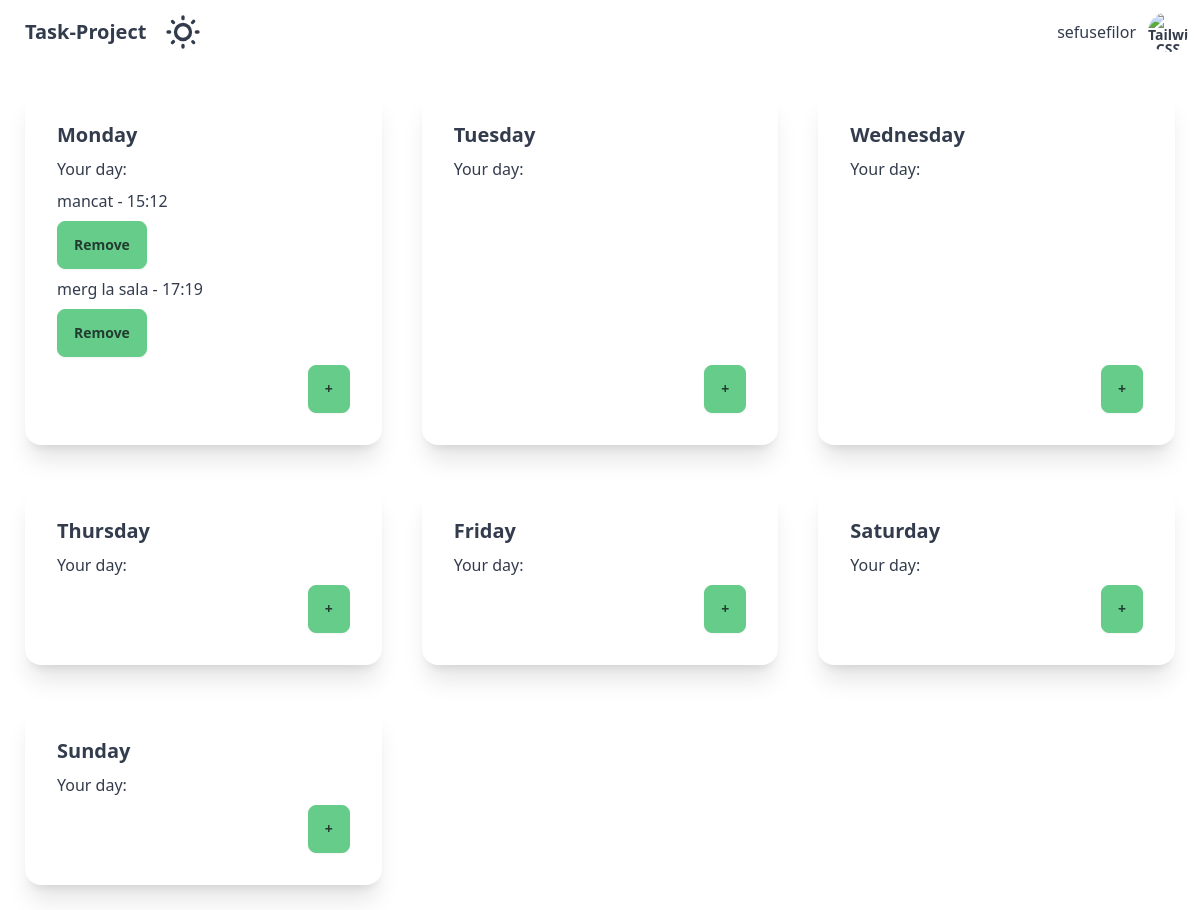
Screenshot of / (signed in) with the database file from the repository.
### tables this page shows
CREATE TABLE "PROGRAM" (
	"activities"	TEXT,
	"time"	INTEGER,
	"day"	INTEGER,
	"id"	INTEGER COLLATE UTF16CI,
	"user_id"	INTEGER,
	PRIMARY KEY("id"),
	FOREIGN KEY("user_id") REFERENCES "DETAILS"("id")
);

### app.py (the view)
@app.route('/')
def index():
    if 'user_id' in session and 'usernm' in session:
        user_id = session['user_id']
        username = session['usernm']
        conn = get_db_connection()
        cursor = conn.cursor()
        cursor.execute('SELECT * FROM PROGRAM WHERE user_id = ?', (user_id,))
        user_programs = cursor.fetchall()
        conn.close()
        return render_template('index.html', username=username, user_programs=user_programs)
    else:
        return redirect(url_for('login'))

### app.py (called while the page is built)
def get_db_connection():
    conn = sqlite3.connect('database.db')
    conn.row_factory = sqlite3.Row
    return conn

### templates/index.html (shortened to what this page needs)
<!DOCTYPE html>
<html data-theme="emerald">
<head>
    <link href="https://cdn.jsdelivr.net/npm/daisyui@4.7.3/dist/full.min.css" rel="stylesheet" type="text/css" />
    <script src="https://cdn.tailwindcss.com"></script>
</head>
<body class="w-full h-full">
    <div class="navbar bg-base-100">
        <div class="flex-1">
          <a class="btn btn-ghost text-xl">Task-Project</a>
          <label class="swap swap-rotate">
            <input type="checkbox" class="theme-controller" value="dim" />
          </label>
        </div>
        <div class="flex-none gap-2">
          <div class="form-control">
           <p>{{username}}</p>
          </div>
          <div class="dropdown dropdown-end">
            <div tabindex="0" role="button" class="btn btn-ghost btn-circle avatar">
              <div class="w-10 rounded-full">
                <img alt="Tailwind CSS Navbar component" src="https://static.vecteezy.com/system/resources/thumbnails/005/545/335/small/user-sign-icon-person-symbol-human-avatar-isolated-on-white-backogrund-vector.jpg" />
              </div>
            </div>
          </div>
        </div>
      </div>
<div class="grid-container">
{% for day in ['Monday', 'Tuesday', 'Wednesday', 'Thursday', 'Friday', 'Saturday', 'Sunday'] %}
<div class="card bg-base-100 shadow-xl">
    <div class="card-body">
        <h2 class="card-title">{{ day }}</h2>
        <p>Your day:</p>
        {% for program in user_programs %}
            {% if program['day'] == day %}
                <p>{{ program['activities'] }} - {{ program['time'] }}</p>
                <form action="{{ url_for('delete_activity') }}" method="post">
                    <button type="submit" class="btn btn-primary">Remove</button>
                </form>
            {% endif %}
        {% endfor %}
        <div class="card-actions justify-end">
            <button class="btn btn-primary" onclick="openPopup('popup{{ loop.index }}')">+</button>
        </div>
    </div>
</div>
    {% endfor %}
</div>
</body>
</html>

### templates/index.html (style rules this page uses)
.grid-container { display: grid; grid-template-columns: repeat(auto-fill, minmax(350px, 1fr)); grid-gap: 40px; padding: 25px; }
body { display: flex; flex-direction: column; min-height: 100vh; }
.grid-container { flex: 1; }

### rows the page displays
PROGRAM: activities "mancat", time "15:12"
PROGRAM: activities "merg la sala", time "17:19"

### other values shown
{{ username }} "sefusefilor"
{{ day }} "Monday" "Tuesday" "Wednesday" "Thursday" "Friday" "Saturday" "Sunday"
